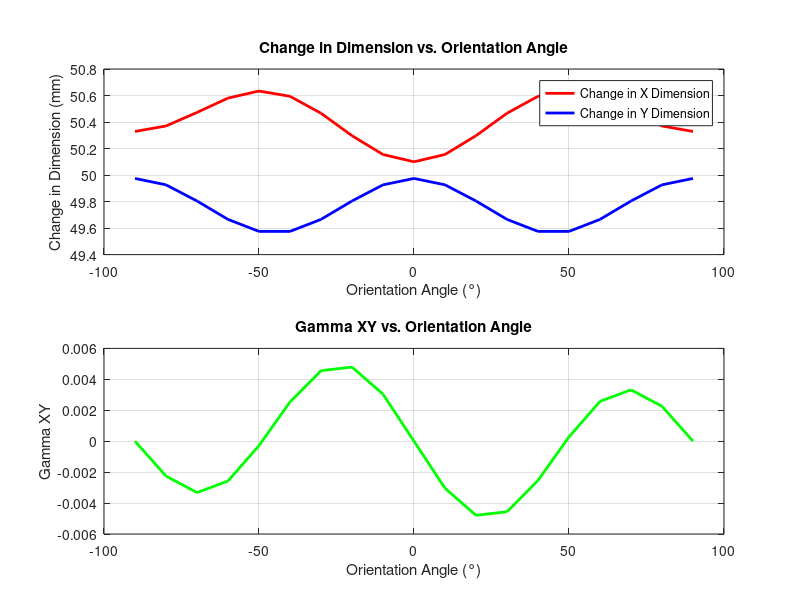
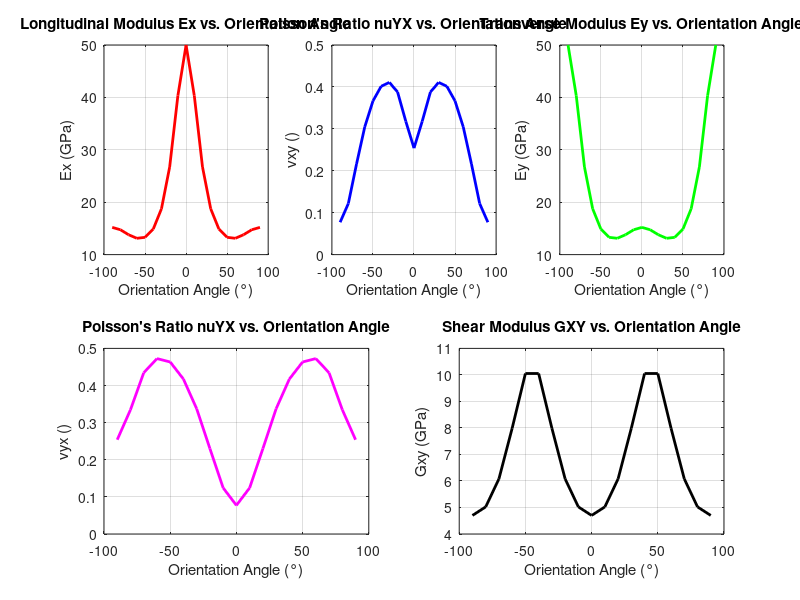

The MATLAB script that drew these images, in order:
% %%                               AF 6                                    %%
clc

fprintf('\n');
disp('Materiales Compuestos 2')
disp('Actividad Fundamental 6');
disp('Jesus Antonio Ramirez Alpizar - 2077851');
disp('Fecha: 9 / Septiembre / 2024');
fprintf('\n');    

disp('Universidad Autonoma de Nuevo Leon');
disp('Facultad de Ingenieria Mecanica y Electrica');
disp('Instructor: Israel De Santiago Talavera')
disp('Ciclo: Ago-Dic 2024');
disp('Grupo: 001');
disp('Horario: Viernes V4 - V6');
fprintf('\n\n\n');
disp('---------------------------------------------------');
fprintf('\n\n\n');

close all

%% Problem 1 %%
% Consider a plane element of size 50mm × 50mm made of glass-reinforced 
% polymer composite material whose elastic constants are below. 
% The element is subjected to a tensile stress sigma = 100MPa in the x-direction. 
% Use MATLAB to calculate the strains and the deformed dimensions of the 
% element in the following three cases:
l = 50E-03;    % Initial length (m)
sigmaX = 100E06; % Stress in the x-direction (Pa)
sigma = [sigmaX; 0; 0]; % Stress tensor (Pa)
% (a) the fibers are aligned along the x-axis.
thetaA = 0; % Orientation angle θ (°)
% (b) the fibers are inclined to the x-axis with an orientation angle theta = 45◦.
thetaB = 45; % Orientation angle 45 (°)
% (c) the fibers are inclined to the x-axis with an orientation angle theta = −45◦
thetaC = -45; % Orientation angle -45 (°)

thetaDeg = [thetaA, thetaB, thetaC];  % Orientation angles (°)
theta = deg2rad(thetaDeg);            % Orientation angles (°)

% Material characteristics
E1 = 50.0E09;  % Longitudinal modulus E1 (Pa)
E2 = 15.2E09;  % Transverse modulus E2 (Pa)
E3 = E2;       % Transverse modulus E3 (Pa)
nu23 = 0.428;  % Poisson's ratio nu23
nu12 = 0.254;  % Poisson's ratio nu12
nu13 = nu12;   % Poisson's ratio nu13
G23 = 3.28E09; % Shear modulus G23 (Pa)
G12 = 4.70E09; % Shear modulus G12 (Pa)
G13 = G12;     % Shear modulus G13 (Pa)

nu21 = E2 / E1 * nu12; % Poisson's ratio nu21

% Calculate the reduced compliance matrix
S = [1/E1     -nu12/E1  0; ...
    -nu12/E1  1/E2      0; ...
    0         0         1/G12]; % Compliance matrix (1/Pa)

m = cos(theta); % Sine of the orientation angle
n = sin(theta); % Cosine of the orientation angle
epsilon = zeros(3,length(theta)); % Strain tensor (Pa) 

for i = 1:length(theta)
    T = [m(i).^2,   n(i).^2,  2.*m(i).*n(i); 
          n(i).^2,   m(i).^2,  -2.*m(i).*n(i); 
          -m(i).*n(i),  m(i).*n(i),   m(i).^2-n(i).^2]; % Transformation matrix

    S1 = T \ (S * T); % Transformed compliance matrix (1/Pa)
    epsilon(:, i) = S1*sigma; % Strain tensor (Pa)
end

% Calculate the changes in the 50-mm dimensions of the element
deltaX = zeros(1,length(theta));
deltaY = zeros(1,length(theta));
deltaX(1, :) = (epsilon(1, :) * l + l) * 1e03; % Change in the x dimension (mm)
deltaY(2, :) = (epsilon(2, :) * l + l) * 1e03; % Change in the y dimension (mm)

disp('AF6 - Problem 1')
disp('Results:');
if length(theta) <= 6
    msg = cell(1, length(theta) * 5);
    msg{1} = sprintf('AF6 - Problem 1\n\n');
    for i = 1:length(theta)
        disp(['For the orientation angle of ', num2str(thetaDeg(i), '%.1f'), ' degrees:']);
        disp(['The change in the x dimension of the element is ', num2str(deltaX(1, i), '%.4f'), ' mm.']);
        disp(['The change in the y dimension of the element is ', num2str(deltaY(2, i), '%.4f'), ' mm.']);
        disp(['The Gamma XY for the element is ', num2str(epsilon(3, i), '%.4f')]);
        fprintf('\n\n');
    
        msg{5 * (i - 1) + 2} = sprintf('For the orientation angle of %.1f degrees:', thetaDeg(i));
        msg{5 * (i - 1) + 3} = sprintf('\nThe change in the x dimension of the element is %.4f mm.', deltaX(1, i));
        msg{5 * (i - 1) + 4} = sprintf('\nThe change in the y dimension of the element is %.4f mm.', deltaY(2, i));
        msg{5 * (i - 1) + 5} = sprintf('\nThe Gamma XY for the element is %.4f\n\n', epsilon(3, i));
    end
    msgbox(msg, 'AF6 - Problem 1');
else
    disp('Results plotted');
    % Removed for a shorter code
end

%% Problem 2 %%
% Consider a glass-reinforced  polymer composite lamina with the elastic 
% constants as given in Problem 2.7. Use MATLAB to plot the values of the 
% five elastic constants Ex, vxy, Ey, νyx, and Gxy as a function of the 
% orientation angle theta in the range −pi/2 ≤ θ ≤ pi/2.

% Orientation angle (rad)
% theta = -pi/2:0.01:pi/2;         % Define theta by step size
theta = linspace(-pi/2,pi/2,19); % Define theta by number of steps
thetaDeg = rad2deg(theta);

% Calculate the reduced compliance matrix
S = [1/E1     -nu12/E1  0; ...
    -nu12/E1  1/E2      0; ...
    0         0         1/G12]; % Compliance matrix (1/Pa)

m = cos(theta); % Sine of the orientation angle
n = sin(theta); % Cosine of the orientation angle

epsilon = zeros(3,length(theta)); % Strain tensor (Pa) 
S1 = zeros(3,3); % Transformed compliance matrix (1/Pa)

for i = 1:length(theta)
    T = [m(i).^2,   n(i).^2,  2.*m(i).*n(i); 
          n(i).^2,   m(i).^2,  -2.*m(i).*n(i); 
          -m(i).*n(i),  m(i).*n(i),   m(i).^2-n(i).^2]; % Transformation matrix

    S1 = T \ (S * T); % Transformed compliance matrix (1/Pa)
    epsilon(:, i) = S1*sigma; % Strain tensor (Pa)
end

% Calculate the elastic constants
Ex = E1 ./ (m.^4 + (E1 ./ G12 - 2.*nu12) .* n.^2.*m.^2 + E1./E2 .* n.^4);                       % Longitudinal modulus Ex (Pa)
vxy = nu12 .* (n.^4 + m.^4) - (1 + E1./E2 - E1./G12) .* n.^2.*m.^2;                             % Poisson's ratio nuXY
vxy = vxy ./ (m.^4 + (E1 ./ G12 - 2.*nu12) .* n.^2.*m.^2 + E1./E2 .* n.^2);                     % Poisson's ratio nuXY
Ey = E2 ./ (m.^4 + (E2 ./ G12 - 2.*nu21) .* n.^2.*m.^2 + E2./E1 .* n.^4);                       % Transverse modulus Ey (Pa)
vyx = nu21 .* (n.^4 + m.^4) - (1 + E2/E1 - E2/G12) .* n.^2.*m.^2;                               % Poisson's ratio nuYX
vyx = vyx ./ (m.^4 + (E2/G12 - 2*nu21) .* n.^2.*m.^2 + (E2./E1).* n.^2);                        % Poisson's ratio nuYX
Gxy = G12 ./ (n.^4 + m.^4 + 2.*((1 + 2.*nu12).*2.*G12 ./ E1 + 2.*G12./E2 - 1) .* n.^2.*m.^2);   % Shear modulus GXY (Pa)
elasticConstants = [Ex./1E09; vxy; Ey./1E09; vyx; Gxy./1E09];
elasticConstantsStr = {'Ex', 'vxy', 'Ey', 'vyx', 'Gxy'};
elasticConstantsUnits = {'GPa', '', 'GPa', '', 'GPa'};
elasticConstantsColors = {'r', 'b', 'g', 'm', 'k'};
elasticConstantsDescription = {'Longitudinal Modulus Ex', 'Poisson''s Ratio nuYX', 'Transverse Modulus Ey', 'Poisson''s Ratio nuYX', 'Shear Modulus GXY'};

% Calculate the changes in the 50-mm dimensions of the element
deltaX = zeros(1,length(theta));
deltaY = zeros(1,length(theta));
deltaX(1, :) = (epsilon(1, :) * l + l) * 1e03; % Change in the x dimension (mm)
deltaY(2, :) = (epsilon(2, :) * l + l) * 1e03; % Change in the y dimension (mm)

disp('AF6 - Problem 2')
disp('Results:');
if length(theta) <= 6
    disp('Display results')
    % Section removed for shorter code
else
    disp('Results plotted');

    % Plot changes in direction in function of angle
    figure('Name', 'Change in Dimension vs. Orientation Angle')
    set(gcf, 'Position', get(0, 'Screensize'));
    subplot(2, 1, 1)
    plot(thetaDeg, deltaX(1, :), 'r', 'LineWidth', 2);
    hold on
    plot(thetaDeg, deltaY(2, :), 'b', 'LineWidth', 2);
    xlabel('Orientation Angle (°)');
    ylabel('Change in Dimension (mm)');
    title('Change in Dimension vs. Orientation Angle');
    legend('Change in X Dimension', 'Change in Y Dimension');
    grid on

    % Plot Gamma XY in function of angle
    subplot(2, 1, 2)
    plot(thetaDeg, epsilon(3, :), 'g', 'LineWidth', 2);
    xlabel('Orientation Angle (°)');
    ylabel('Gamma XY');
    title('Gamma XY vs. Orientation Angle');
    grid on

    % Plot the elastic constants
    figure('Name', 'Elastic Constants')
    set(gcf, 'Position', get(0, 'Screensize'));
    for i = 1:5
        if i > 3
            subplot(2, 2, i-1)
        else
            subplot(2, 3, i)
        end
        plot(thetaDeg, elasticConstants(i, :), elasticConstantsColors{i}, 'LineWidth', 2);
        xlabel('Orientation Angle (°)');
        ylabel([elasticConstantsStr{i}, ' (', elasticConstantsUnits{i}, ')']);
        title([elasticConstantsDescription{i}, ' vs. Orientation Angle']);
        grid on
    end
end
